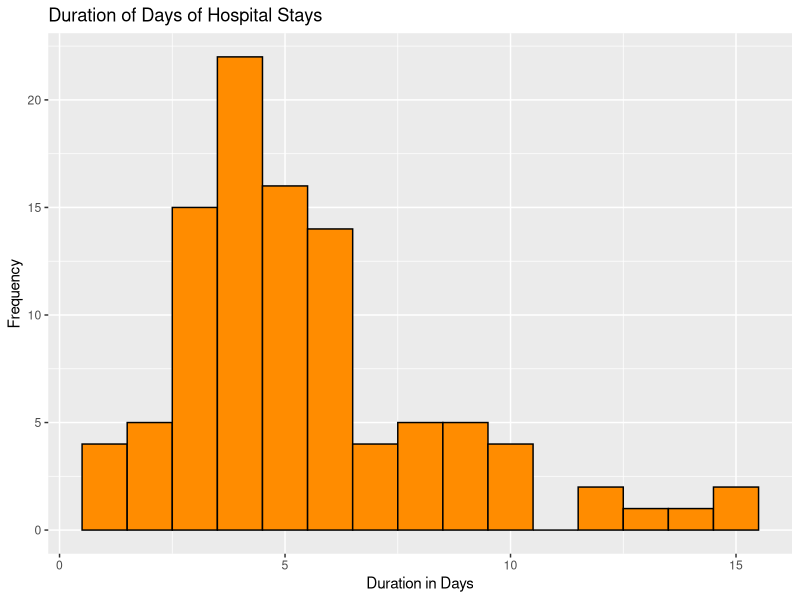

This chart was generated by the following R code:
library(ggplot2)

# (1) Save the data to a excel or CSV file and read into R for analysis. (2 points)
stay <- read.csv("stay.csv", header = FALSE)

# (2) Make a histogram of the duration of days of hospital stays.  
# Ensure the histogram is labelled appropriately. Use a width of 1 day.  
# Describe the shape center and spread of the data. Are there any outliers? (7 points)
ggplot(stay, aes(x = V1)) +
  geom_histogram(binwidth = 1, fill = "darkorange", color = "black") +
  labs(
    title = "Duration of Days of Hospital Stays",
    x = "Duration in Days",
    y = "Frequency"
  )

# (3) Find the mean, median, standard deviation, first and third quartiles, minimum and 
# maximum of the duration of hospital stays in the sample.  Summarize these values in a 
# table that you create in EXCEL or WORD. In other words, do *not* simply copy and paste
# R output. Given the shape of the distribution, what is the best single number summary 
# of the center of the distribution?  What is the best single number summary of the spread 
# of the distribution? (6 points)
mean <- mean(stay$V1)
median <- median(stay$V1)
sd <- sd(stay$V1)
quantile <- quantile(stay$V1, probs = c(0.25, 0.75))
min <- min(stay$V1)
max <- max(stay$V1)

summary(stay)

#  (4) Assume that the literature on this topic suggests that the distribution of days
# of hospital stay are normally distributed with a mean of 5 and a standard deviation of 3.
# Use R to determine the probabilities below based on the normal distribution:
sug_mean <- 5
sug_sd <- 3

# (a) What percentage of patients are in the hospital for less than a week? (2 points)
less_week <- round(pnorm(7, sug_mean, sug_sd) * 100, digits = 2)
less_week_format <- paste0(less_week, "%")
cat(
  "The percentage of patients are in the hospital for less than a week is",
  less_week_format
)

# (b) Recent publications have indicated that hyper virulent strains of C. Difficulties are 
# on the rise. Such strains are associated with poor outcomes, including extended hospital
#stays. An investigator is interested in showing that the average hospital stay durations 
# have increased versus published literature. He has a sample of 10 patients from his 
# hospital. If the published data are consistent with the truth, what is the probability 
# that the sample mean in his sample will be greater than 7 days? (3 points)
n <- 10
sample_mean <- 7

sem <- sug_sd / sqrt(n)
z <- (sample_mean - sug_mean) / sem
p_value <- 1 - pnorm(z)
prob <- paste0(round(p_value * 100, digits = 2), "%")

cat(
  "The probability that the sample mean in his sample will be greater than 7 days is", prob
)

